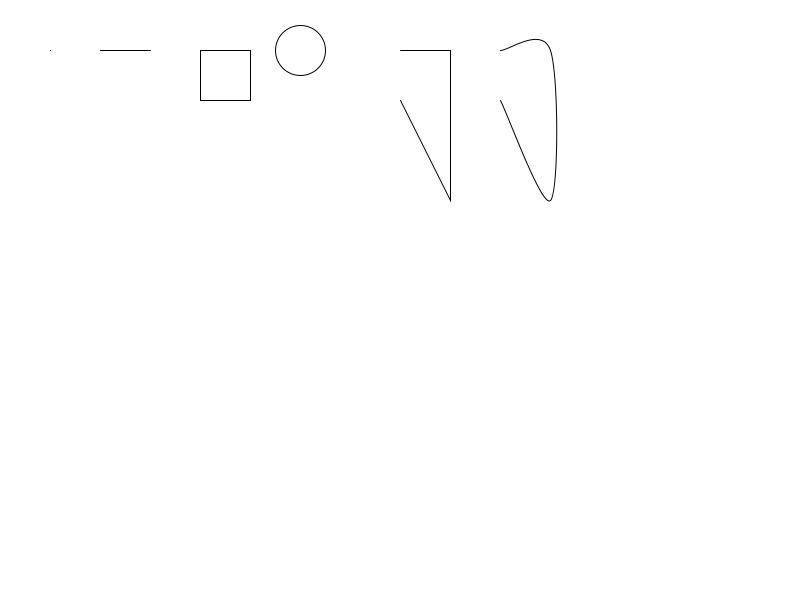
Frame 1 (no input)
Frame 60 (the mouse pressed at the canvas centre just before this capture): identical to frame 1, image omitted
Frame 120 (the mouse held since frame 60 and released just before this capture): identical to frame 1, image omitted

The Processing sketch that drew this single still picture (run headless with seeded random() and noise(); from frame 60 on, the mouse is pressed at the canvas centre):

// Processing sketch: sketch_01_point_line_shape
// ── sketch_01_point_line_shape.pde


void setup()
{
  // set the size of the window
  size( 800, 600 );
  // tell Processing to make our lines look nicer
  smooth();
}

void draw()
{
  // fill the screen with a color
  background( 255 );
  // draw a point at x, y
  point( 50, 50 );
  // draw a line between x1, y1 and x2, y2
  line( 100, 50, 150, 50 );
  // draw a rectangle at x, y with w, h
  rect( 200, 50, 50, 50 );
  // draw a circular ellipse at x, y with diameters
  ellipse( 300, 50, 50, 50 );
  // draw a custom polygonal shape
  beginShape();
  vertex( 400, 50 );
  vertex( 450, 50 );
  vertex( 450, 200 );
  vertex( 400, 100 );
  endShape();
  // draw a custom smooth shape
  beginShape();
  curveVertex( 500, 50 );
  curveVertex( 500, 50 );
  curveVertex( 550, 50 );
  curveVertex( 550, 200 );
  curveVertex( 500, 100 );
  curveVertex( 500, 100 );
  endShape();
}
